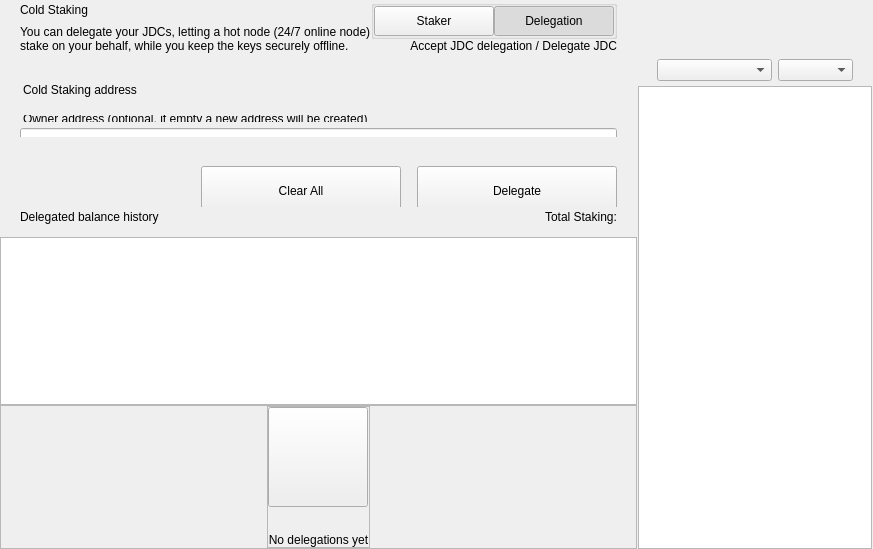
<?xml version="1.0" encoding="UTF-8"?>
<ui version="4.0">
 <class>ColdStakingWidget</class>
 <widget class="QWidget" name="ColdStakingWidget">
  <property name="geometry">
   <rect>
    <x>0</x>
    <y>0</y>
    <width>629</width>
    <height>549</height>
   </rect>
  </property>
  <property name="windowTitle">
   <string>Form</string>
  </property>
  <layout class="QHBoxLayout" name="horizontalLayout_1" stretch="2,1">
   <property name="spacing">
    <number>0</number>
   </property>
   <property name="leftMargin">
    <number>0</number>
   </property>
   <property name="topMargin">
    <number>0</number>
   </property>
   <property name="rightMargin">
    <number>0</number>
   </property>
   <property name="bottomMargin">
    <number>0</number>
   </property>
   <item>
    <widget class="QWidget" name="left" native="true">
     <layout class="QVBoxLayout" name="verticalLayout_3">
      <property name="leftMargin">
       <number>0</number>
      </property>
      <property name="topMargin">
       <number>0</number>
      </property>
      <property name="rightMargin">
       <number>0</number>
      </property>
      <property name="bottomMargin">
       <number>0</number>
      </property>
      <item>
       <layout class="QVBoxLayout" name="verticalLayout_2">
        <property name="spacing">
         <number>0</number>
        </property>
        <item>
         <layout class="QVBoxLayout" name="verticalLayoutTop">
          <property name="spacing">
           <number>0</number>
          </property>
          <property name="leftMargin">
           <number>0</number>
          </property>
          <property name="rightMargin">
           <number>0</number>
          </property>
          <item>
           <widget class="QWidget" name="containerTitle" native="true">
            <property name="sizePolicy">
             <sizepolicy hsizetype="Preferred" vsizetype="Minimum">
              <horstretch>0</horstretch>
              <verstretch>0</verstretch>
             </sizepolicy>
            </property>
            <property name="maximumSize">
             <size>
              <width>16777215</width>
              <height>100</height>
             </size>
            </property>
            <layout class="QHBoxLayout" name="containerTitleLayout">
             <property name="spacing">
              <number>0</number>
             </property>
             <property name="leftMargin">
              <number>20</number>
             </property>
             <property name="topMargin">
              <number>0</number>
             </property>
             <property name="rightMargin">
              <number>20</number>
             </property>
             <property name="bottomMargin">
              <number>0</number>
             </property>
             <item>
              <layout class="QVBoxLayout" name="verticalLayout11">
               <property name="spacing">
                <number>5</number>
               </property>
               <item>
                <widget class="QLabel" name="labelTitle">
                 <property name="text">
                  <string>Cold Staking</string>
                 </property>
                </widget>
               </item>
               <item>
                <widget class="QLabel" name="labelSubtitle1">
                 <property name="maximumSize">
                  <size>
                   <width>16777215</width>
                   <height>16777215</height>
                  </size>
                 </property>
                 <property name="text">
                  <string>You can delegate your JDCs, letting a hot node (24/7 online node)
stake on your behalf, while you keep the keys securely offline.</string>
                 </property>
                </widget>
               </item>
              </layout>
             </item>
             <item>
              <spacer name="horizontalSpacer">
               <property name="orientation">
                <enum>Qt::Horizontal</enum>
               </property>
               <property name="sizeHint" stdset="0">
                <size>
                 <width>40</width>
                 <height>20</height>
                </size>
               </property>
              </spacer>
             </item>
             <item>
              <widget class="QWidget" name="containerViewPrivacyChecks" native="true">
               <layout class="QVBoxLayout" name="containerPrivacyChecks">
                <property name="spacing">
                 <number>0</number>
                </property>
                <property name="leftMargin">
                 <number>0</number>
                </property>
                <property name="topMargin">
                 <number>0</number>
                </property>
                <property name="rightMargin">
                 <number>0</number>
                </property>
                <property name="bottomMargin">
                 <number>0</number>
                </property>
                <item alignment="Qt::AlignHCenter|Qt::AlignVCenter">
                 <widget class="QGroupBox" name="groupBox">
                  <property name="title">
                   <string/>
                  </property>
                  <layout class="QHBoxLayout" name="horizontalLayout_2_1">
                   <property name="spacing">
                    <number>0</number>
                   </property>
                   <property name="leftMargin">
                    <number>0</number>
                   </property>
                   <property name="topMargin">
                    <number>0</number>
                   </property>
                   <property name="rightMargin">
                    <number>0</number>
                   </property>
                   <property name="bottomMargin">
                    <number>0</number>
                   </property>
                   <item>
                    <widget class="QPushButton" name="pushLeft">
                     <property name="minimumSize">
                      <size>
                       <width>120</width>
                       <height>30</height>
                      </size>
                     </property>
                     <property name="maximumSize">
                      <size>
                       <width>120</width>
                       <height>30</height>
                      </size>
                     </property>
                     <property name="focusPolicy">
                      <enum>Qt::NoFocus</enum>
                     </property>
                     <property name="text">
                      <string>Staker</string>
                     </property>
                     <property name="checkable">
                      <bool>true</bool>
                     </property>
                     <property name="autoExclusive">
                      <bool>true</bool>
                     </property>
                    </widget>
                   </item>
                   <item>
                    <widget class="QPushButton" name="pushRight">
                     <property name="minimumSize">
                      <size>
                       <width>120</width>
                       <height>30</height>
                      </size>
                     </property>
                     <property name="maximumSize">
                      <size>
                       <width>120</width>
                       <height>30</height>
                      </size>
                     </property>
                     <property name="focusPolicy">
                      <enum>Qt::NoFocus</enum>
                     </property>
                     <property name="text">
                      <string>Delegation</string>
                     </property>
                     <property name="checkable">
                      <bool>true</bool>
                     </property>
                     <property name="checked">
                      <bool>true</bool>
                     </property>
                     <property name="autoExclusive">
                      <bool>true</bool>
                     </property>
                    </widget>
                   </item>
                  </layout>
                 </widget>
                </item>
                <item alignment="Qt::AlignTop">
                 <widget class="QLabel" name="labelSubtitle2">
                  <property name="text">
                   <string>Accept JDC delegation / Delegate JDC</string>
                  </property>
                  <property name="alignment">
                   <set>Qt::AlignRight|Qt::AlignTrailing|Qt::AlignVCenter</set>
                  </property>
                 </widget>
                </item>
               </layout>
              </widget>
             </item>
            </layout>
           </widget>
          </item>
          <item>
           <spacer name="verticalSpacer_2">
            <property name="orientation">
             <enum>Qt::Vertical</enum>
            </property>
            <property name="sizeType">
             <enum>QSizePolicy::Fixed</enum>
            </property>
            <property name="sizeHint" stdset="0">
             <size>
              <width>20</width>
              <height>30</height>
             </size>
            </property>
           </spacer>
          </item>
          <item>
           <widget class="QWidget" name="containerSend" native="true">
            <property name="minimumSize">
             <size>
              <width>0</width>
              <height>50</height>
             </size>
            </property>
            <layout class="QVBoxLayout" name="containerSendRow">
             <property name="spacing">
              <number>6</number>
             </property>
             <property name="leftMargin">
              <number>0</number>
             </property>
             <property name="topMargin">
              <number>0</number>
             </property>
             <property name="rightMargin">
              <number>0</number>
             </property>
             <property name="bottomMargin">
              <number>0</number>
             </property>
             <item>
              <widget class="QLabel" name="labelEditTitle">
               <property name="maximumSize">
                <size>
                 <width>16777215</width>
                 <height>30</height>
                </size>
               </property>
               <property name="styleSheet">
                <string notr="true">padding-left:20px; padding-bottom:3px;</string>
               </property>
               <property name="text">
                <string>Cold Staking address</string>
               </property>
              </widget>
             </item>
             <item>
              <spacer name="verticalSpacer_6">
               <property name="orientation">
                <enum>Qt::Vertical</enum>
               </property>
               <property name="sizeType">
                <enum>QSizePolicy::Fixed</enum>
               </property>
               <property name="sizeHint" stdset="0">
                <size>
                 <width>20</width>
                 <height>9</height>
                </size>
               </property>
              </spacer>
             </item>
             <item>
              <widget class="QWidget" name="containerOwner" native="true">
               <layout class="QVBoxLayout" name="vContainerOwner">
                <property name="spacing">
                 <number>4</number>
                </property>
                <property name="leftMargin">
                 <number>20</number>
                </property>
                <property name="topMargin">
                 <number>0</number>
                </property>
                <property name="rightMargin">
                 <number>20</number>
                </property>
                <property name="bottomMargin">
                 <number>0</number>
                </property>
                <item>
                 <widget class="QLabel" name="labelSubtitleDescription">
                  <property name="maximumSize">
                   <size>
                    <width>16777215</width>
                    <height>20</height>
                   </size>
                  </property>
                  <property name="styleSheet">
                   <string notr="true">margin-bottom:2px;
                   margin-left:0.05px;
                   padding:0px;</string>
                  </property>
                  <property name="text">
                   <string>Owner address (optional, if empty a new address will be created)</string>
                  </property>
                 </widget>
                </item>
                <item>
                 <widget class="QLineEdit" name="lineEditOwnerAddress">
                  <property name="minimumSize">
                   <size>
                    <width>0</width>
                    <height>50</height>
                   </size>
                  </property>
                  <property name="maximumSize">
                   <size>
                    <width>16777215</width>
                    <height>50</height>
                   </size>
                  </property>
                  <property name="styleSheet">
                   <string notr="true"/>
                  </property>
                  <property name="placeholderText">
                   <string>Enter owner address</string>
                  </property>
                 </widget>
                </item>
               </layout>
              </widget>
             </item>
            </layout>
           </widget>
          </item>
         </layout>
        </item>
        <item>
         <spacer name="verticalSpacer_3">
          <property name="orientation">
           <enum>Qt::Vertical</enum>
          </property>
          <property name="sizeType">
           <enum>QSizePolicy::Minimum</enum>
          </property>
          <property name="sizeHint" stdset="0">
           <size>
            <width>20</width>
            <height>20</height>
           </size>
          </property>
         </spacer>
        </item>
        <item>
         <widget class="QWidget" name="containerBtn" native="true">
          <property name="minimumSize">
           <size>
            <width>0</width>
            <height>50</height>
           </size>
          </property>
          <layout class="QHBoxLayout" name="horizontalLayout">
           <property name="rightMargin">
            <number>20</number>
           </property>
           <item>
            <spacer name="horizontalSpacer_2">
             <property name="orientation">
              <enum>Qt::Horizontal</enum>
             </property>
             <property name="sizeHint" stdset="0">
              <size>
               <width>200</width>
               <height>20</height>
              </size>
             </property>
            </spacer>
           </item>
           <item>
            <layout class="QHBoxLayout" name="horizontalLayout_7">
             <item>
              <spacer name="horizontalSpacer_3">
               <property name="orientation">
                <enum>Qt::Horizontal</enum>
               </property>
               <property name="sizeType">
                <enum>QSizePolicy::Expanding</enum>
               </property>
               <property name="sizeHint" stdset="0">
                <size>
                 <width>40</width>
                 <height>20</height>
                </size>
               </property>
              </spacer>
             </item>
             <item>
              <widget class="QPushButton" name="pushButtonClear">
               <property name="minimumSize">
                <size>
                 <width>200</width>
                 <height>50</height>
                </size>
               </property>
               <property name="focusPolicy">
                <enum>Qt::NoFocus</enum>
               </property>
               <property name="text">
                <string>Clear All</string>
               </property>
              </widget>
             </item>
             <item>
              <spacer name="horizontalSpacer_4">
               <property name="orientation">
                <enum>Qt::Horizontal</enum>
               </property>
               <property name="sizeType">
                <enum>QSizePolicy::Fixed</enum>
               </property>
               <property name="sizeHint" stdset="0">
                <size>
                 <width>10</width>
                 <height>20</height>
                </size>
               </property>
              </spacer>
             </item>
             <item>
              <widget class="QPushButton" name="pushButtonSend">
               <property name="minimumSize">
                <size>
                 <width>200</width>
                 <height>50</height>
                </size>
               </property>
               <property name="maximumSize">
                <size>
                 <width>200</width>
                 <height>50</height>
                </size>
               </property>
               <property name="focusPolicy">
                <enum>Qt::NoFocus</enum>
               </property>
               <property name="text">
                <string>Delegate</string>
               </property>
              </widget>
             </item>
            </layout>
           </item>
          </layout>
         </widget>
        </item>
        <item>
         <widget class="QWidget" name="containerHistoryLabel" native="true">
          <layout class="QHBoxLayout" name="horizontalLayout_4">
           <property name="spacing">
            <number>0</number>
           </property>
           <property name="leftMargin">
            <number>20</number>
           </property>
           <property name="topMargin">
            <number>0</number>
           </property>
           <property name="rightMargin">
            <number>20</number>
           </property>
           <property name="bottomMargin">
            <number>0</number>
           </property>
           <item>
            <widget class="QWidget" name="verticalWidget" native="true">
             <property name="minimumSize">
              <size>
               <width>100</width>
               <height>0</height>
              </size>
             </property>
             <layout class="QVBoxLayout" name="verticalLayout_58">
              <property name="leftMargin">
               <number>0</number>
              </property>
              <property name="topMargin">
               <number>0</number>
              </property>
              <property name="rightMargin">
               <number>0</number>
              </property>
              <property name="bottomMargin">
               <number>0</number>
              </property>
              <item>
               <widget class="QLabel" name="labelListHistory">
                <property name="text">
                 <string>Delegated balance history</string>
                </property>
               </widget>
              </item>
             </layout>
            </widget>
           </item>
           <item>
            <spacer name="horizontalSpacer_5">
             <property name="orientation">
              <enum>Qt::Horizontal</enum>
             </property>
             <property name="sizeHint" stdset="0">
              <size>
               <width>40</width>
               <height>20</height>
              </size>
             </property>
            </spacer>
           </item>
           <item>
            <widget class="QLabel" name="labelStakingTotal">
             <property name="text">
              <string>Total Staking:</string>
             </property>
            </widget>
           </item>
          </layout>
         </widget>
        </item>
        <item>
         <layout class="QVBoxLayout" name="verticalLayout_64">
          <property name="spacing">
           <number>0</number>
          </property>
          <item>
           <spacer name="verticalSpacer_44">
            <property name="orientation">
             <enum>Qt::Vertical</enum>
            </property>
            <property name="sizeType">
             <enum>QSizePolicy::Fixed</enum>
            </property>
            <property name="sizeHint" stdset="0">
             <size>
              <width>20</width>
              <height>10</height>
             </size>
            </property>
           </spacer>
          </item>
          <item>
           <widget class="QListView" name="listView">
            <property name="enabled">
             <bool>true</bool>
            </property>
            <property name="mouseTracking">
             <bool>true</bool>
            </property>
           </widget>
          </item>
          <item>
           <widget class="QFrame" name="emptyContainer">
            <property name="minimumSize">
             <size>
              <width>0</width>
              <height>100</height>
             </size>
            </property>
            <property name="frameShape">
             <enum>QFrame::StyledPanel</enum>
            </property>
            <property name="frameShadow">
             <enum>QFrame::Raised</enum>
            </property>
            <layout class="QVBoxLayout" name="verticalLayout_71" stretch="1,8">
             <property name="spacing">
              <number>0</number>
             </property>
             <property name="leftMargin">
              <number>0</number>
             </property>
             <property name="topMargin">
              <number>0</number>
             </property>
             <property name="rightMargin">
              <number>0</number>
             </property>
             <property name="bottomMargin">
              <number>0</number>
             </property>
             <item>
              <spacer name="verticalSpacer">
               <property name="orientation">
                <enum>Qt::Vertical</enum>
               </property>
               <property name="sizeHint" stdset="0">
                <size>
                 <width>20</width>
                 <height>20</height>
                </size>
               </property>
              </spacer>
             </item>
             <item alignment="Qt::AlignHCenter|Qt::AlignVCenter">
              <widget class="QFrame" name="emptyScreen">
               <property name="sizePolicy">
                <sizepolicy hsizetype="Expanding" vsizetype="Expanding">
                 <horstretch>0</horstretch>
                 <verstretch>0</verstretch>
                </sizepolicy>
               </property>
               <property name="frameShape">
                <enum>QFrame::StyledPanel</enum>
               </property>
               <property name="frameShadow">
                <enum>QFrame::Raised</enum>
               </property>
               <layout class="QVBoxLayout" name="verticalLayout">
                <property name="spacing">
                 <number>30</number>
                </property>
                <property name="leftMargin">
                 <number>0</number>
                </property>
                <property name="topMargin">
                 <number>0</number>
                </property>
                <property name="rightMargin">
                 <number>0</number>
                </property>
                <property name="bottomMargin">
                 <number>0</number>
                </property>
                <item alignment="Qt::AlignHCenter|Qt::AlignVCenter">
                 <widget class="QPushButton" name="pushImgEmpty">
                  <property name="minimumSize">
                   <size>
                    <width>100</width>
                    <height>100</height>
                   </size>
                  </property>
                  <property name="maximumSize">
                   <size>
                    <width>100</width>
                    <height>100</height>
                   </size>
                  </property>
                  <property name="focusPolicy">
                   <enum>Qt::NoFocus</enum>
                  </property>
                  <property name="text">
                   <string/>
                  </property>
                  <property name="iconSize">
                   <size>
                    <width>100</width>
                    <height>100</height>
                   </size>
                  </property>
                 </widget>
                </item>
                <item alignment="Qt::AlignHCenter|Qt::AlignVCenter">
                 <widget class="QLabel" name="labelEmpty">
                  <property name="styleSheet">
                   <string notr="true"/>
                  </property>
                  <property name="text">
                   <string>No delegations yet</string>
                  </property>
                  <property name="alignment">
                   <set>Qt::AlignCenter</set>
                  </property>
                 </widget>
                </item>
               </layout>
              </widget>
             </item>
            </layout>
           </widget>
          </item>
         </layout>
        </item>
       </layout>
      </item>
     </layout>
    </widget>
   </item>
   <item>
    <widget class="QWidget" name="right" native="true">
     <layout class="QVBoxLayout" name="rightContainer">
      <property name="spacing">
       <number>0</number>
      </property>
      <property name="leftMargin">
       <number>1</number>
      </property>
      <property name="topMargin">
       <number>0</number>
      </property>
      <property name="rightMargin">
       <number>1</number>
      </property>
      <property name="bottomMargin">
       <number>0</number>
      </property>
      <item>
       <widget class="QWidget" name="containerRightButtons" native="true">
        <property name="minimumSize">
         <size>
          <width>0</width>
          <height>50</height>
         </size>
        </property>
        <layout class="QVBoxLayout" name="verticalLayout_4">
         <property name="leftMargin">
          <number>19</number>
         </property>
         <property name="topMargin">
          <number>0</number>
         </property>
         <property name="rightMargin">
          <number>19</number>
         </property>
         <property name="bottomMargin">
          <number>0</number>
         </property>
         <item>
          <widget class="OptionButton" name="btnCoinControl" native="true">
           <property name="minimumSize">
            <size>
             <width>0</width>
             <height>0</height>
            </size>
           </property>
          </widget>
         </item>
         <item>
          <widget class="OptionButton" name="btnColdStaking" native="true"/>
         </item>
         <item>
          <widget class="OptionButton" name="btnMyStakingAddresses" native="true">
           <property name="sizePolicy">
            <sizepolicy hsizetype="Preferred" vsizetype="Minimum">
             <horstretch>0</horstretch>
             <verstretch>0</verstretch>
            </sizepolicy>
           </property>
          </widget>
         </item>
        </layout>
       </widget>
      </item>
      <item>
       <widget class="QWidget" name="sortWidget" native="true">
        <layout class="QHBoxLayout" name="horizontalLayout_6">
         <property name="leftMargin">
          <number>19</number>
         </property>
         <property name="rightMargin">
          <number>19</number>
         </property>
         <property name="bottomMargin">
          <number>5</number>
         </property>
         <item>
          <spacer name="horizontalSpacer_6">
           <property name="orientation">
            <enum>Qt::Horizontal</enum>
           </property>
           <property name="sizeHint" stdset="0">
            <size>
             <width>40</width>
             <height>20</height>
            </size>
           </property>
          </spacer>
         </item>
         <item>
          <widget class="QComboBox" name="comboBoxSort">
           <property name="sizePolicy">
            <sizepolicy hsizetype="Preferred" vsizetype="Fixed">
             <horstretch>0</horstretch>
             <verstretch>0</verstretch>
            </sizepolicy>
           </property>
           <property name="minimumSize">
            <size>
             <width>115</width>
             <height>0</height>
            </size>
           </property>
          </widget>
         </item>
         <item>
          <widget class="QComboBox" name="comboBoxSortOrder">
           <property name="sizePolicy">
            <sizepolicy hsizetype="Preferred" vsizetype="Fixed">
             <horstretch>0</horstretch>
             <verstretch>0</verstretch>
            </sizepolicy>
           </property>
           <property name="minimumSize">
            <size>
             <width>75</width>
             <height>0</height>
            </size>
           </property>
          </widget>
         </item>
        </layout>
       </widget>
      </item>
      <item>
       <widget class="QListView" name="listViewStakingAddress">
        <property name="enabled">
         <bool>true</bool>
        </property>
        <property name="mouseTracking">
         <bool>true</bool>
        </property>
       </widget>
      </item>
     </layout>
    </widget>
   </item>
  </layout>
 </widget>
 <customwidgets>
  <customwidget>
   <class>OptionButton</class>
   <extends>QWidget</extends>
   <header>qt/jdcoin/optionbutton.h</header>
   <container>1</container>
  </customwidget>
 </customwidgets>
 <resources/>
 <connections/>
</ui>
